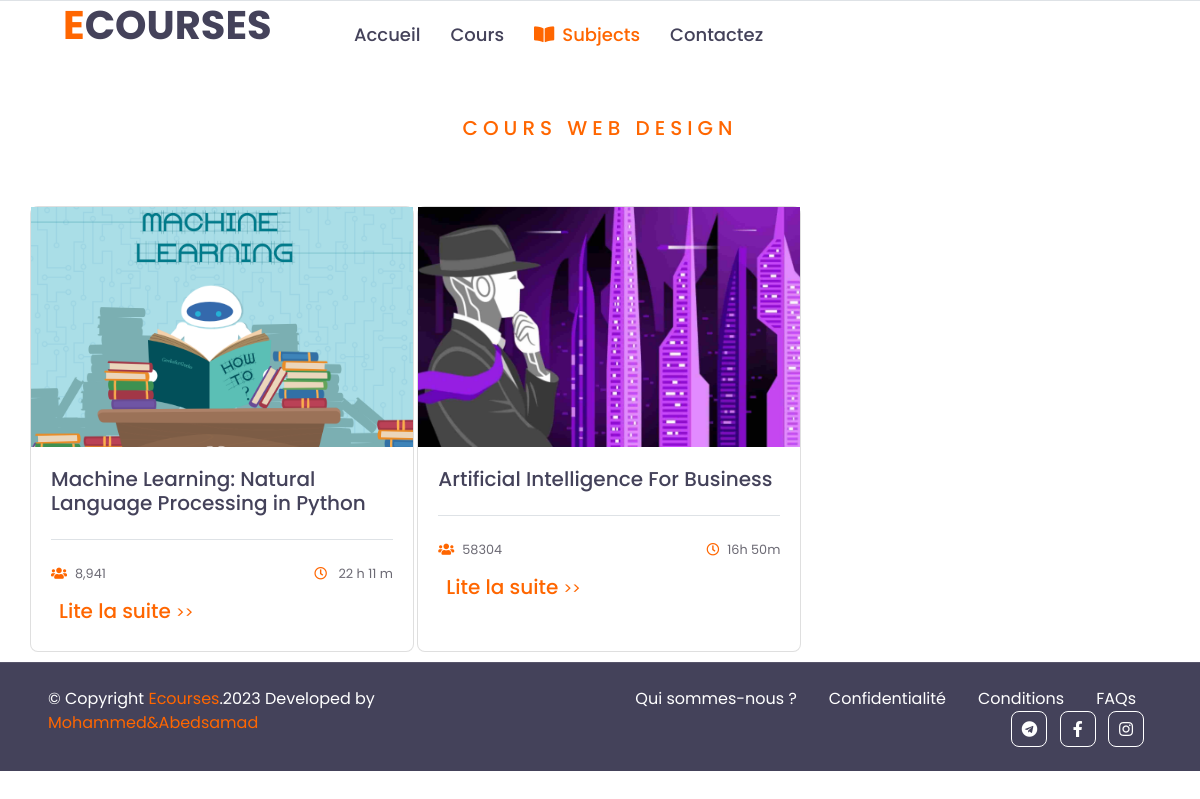
Screenshot of /ai.php with the database file from the repository.
### tables this page shows
CREATE TABLE `courses` (
  `id` int(11) NOT NULL,
  `title` varchar(100) DEFAULT NULL,
  `cat` varchar(110) NOT NULL,
  `image` varchar(50) NOT NULL,
  `time` varchar(100) DEFAULT NULL,
  `date` varchar(100) DEFAULT NULL,
  `description` longtext DEFAULT NULL,
  `publisher` varchar(200) DEFAULT NULL,
  `url` varchar(500) DEFAULT NULL,
  `statics` varchar(500) DEFAULT NULL,
  `bref` varchar(4000) NOT NULL,
  `Prerequis` longtext NOT NULL,
  `qui` varchar(4000) NOT NULL,
  `srcvedio` varchar(5000) NOT NULL
);

### ai.php (the view, shortened to what this page needs)
<!DOCTYPE html>
<html lang="en">
<head>
    <link href="https://cdnjs.cloudflare.com/ajax/libs/font-awesome/5.10.0/css/all.min.css" rel="stylesheet">
    <link href="assest/lib/owlcarousel/assets/owl.carousel.min.css" rel="stylesheet">
    <link href="assest/css/style.css" rel="stylesheet">
</head>
<body>
 <div class="container-fluid">
        <div class="row border-top px-xl-5">
            <div class="col-lg-3 d-none d-lg-block">
             <a href="homelog.php" class="text-decoration-none">
                    <h1 class="m-0"><span class="text-primary">E</span>COURSES</h1>
                </a>
            </div>
            <div class="col-lg-9">
                <nav class="navbar navbar-expand-lg bg-light navbar-light py-3 py-lg-0 px-0">
                    <div class="collapse navbar-collapse justify-content-between" id="navbarCollapse">
                        <div class="navbar-nav py-0">
                        <a href="homelog.php" class="nav-item nav-link ">Accueil</a>
                            <a href="course.php" class="nav-item nav-link ">Cours</a>
                            <div class="collapse navbar-collapse" id="navbarScroll">
                            <ul class="navbar-nav me-auto my-2 my-lg-0 navbar-nav-scroll" style="--bs-scroll-height: 100px;">
                                <li class="nav-item dropdown ">
                                <a href="#" class="nav-link active " data-toggle="dropdown">
                                             <i class="fa fa-book-open mr-2"></i>Subjects
                                    </a>
                                </li>
                            </ul>
                        </div>
                                <a href="contact.php" class="nav-link nav-link">Contactez</a>
                        </div>
</div>
                    </div>
            </div>
        </div>
    <div class="container mx-auto  ">
            <div class="text-center mb-5">
                <h5 class="text-primary text-uppercase m-5" style="letter-spacing: 5px;"> Cours Web Design</h5>
            </div>
            <?php
            $con = conect();
            $sql = 'SELECT * FROM courses  WHERE cat = "ai" ';
            $tab = $con->query($sql)->fetchAll(PDO::FETCH_ASSOC);
            foreach ($tab  as $row) {
            ?>
                <form action="" method="post" style="display:grid;
                                grid-row:1 ;
                                grid-template-columns: repeat(auto-fill,minmax(330px, 1fr));
                                gap:52px;
                                margin-bottom:10px;">
                    <div class="card  rounded  row gy-2" class="col-md-4" style="width: 24rem; margin-top:18px; ">
                        <a href="../details.php?id=<?= $row['id'] ?>" onclick="document.getElementById('id01').style.display='block'"> <img class=" img-fluid" style="width: 100%; height: 20vw; object-fit: cover;" src="image/<?= $row['image'] ?>" alt="" style=""> </a>
                        <div class="card-body">
                                <a href="details.php?id=<?= $row['id'] ?>">
                                    <h5 class="card-text fs-7 text-dark mb-2 "><?= $row['title'] ?></h5>
                                </a>
                                <div class="border-top mt-4 pt-4">
                                <div class="d-flex justify-content-between mb-3">
                                <small class="m-0"><i class="fa fa-users text-primary mr-2"></i><?= $row['statics'] ?></small>
                                <small class="m-0"><i class="far fa-clock text-primary mr-2"></i><?= $row['time'] ?></small>
                            </div>
                            </div>
                                <h5 class=" m-2 "><a href="../details.php?id=<?= $row['id'] ?>" > Lite la suite <small>>></small></a></h5>
                        </div>
                    </div>
                <?php
            }
                ?>
                </form>
        </div>
     <div class="container-fluid bg-dark text-white border-top py-4 px-sm-3 px-md-5" style="border-color: rgba(256, 256, 256, .1) !important;">
        <div class="row">
            <div class="col-lg-6 text-center text-md-left mb-3 mb-md-0">
                <p class="m-0 text-white">&copy; Copyright  <a href="#"> Ecourses</a>.2023 Developed by <span  class="text-primary">Mohammed&Abedsamad</span></a></a>
                </p>
            </div>
            <div class="col-lg-6 text-center text-md-right">
                <ul class="nav d-inline-flex">
                    <li class="nav-item">
                        <a class="nav-link text-white py-0" href="./about.php">Qui sommes-nous ?</a>
                    </li>
                    <li class="nav-item">
                        <a class="nav-link text-white py-0" href="#">Confidentialité</a>
                    </li>
                    <li class="nav-item">
                        <a class="nav-link text-white py-0" href="#">Conditions</a>
                    </li>
                    <li class="nav-item">
                        <a class="nav-link text-white py-0" href="#">FAQs</a>
                    </li>
                </ul>
                            <a class="btn btn-outline-light btn-square mr-2" href="#"><i class="fab fa-telegram"></i></a>
                            <a class="btn btn-outline-light btn-square mr-2" href="#"><i class="fab fa-facebook-f"></i></a>
                            <a class="btn btn-outline-light btn-square mr-2" href="#"><i class="fab fa-instagram"></i></a>
            </div>
        </div>
    </div>
</body>
</html>

### rows the page displays
courses: image (picture), title "Machine Learning: Natural Language Processing in Python", statics "8,941", time "22 h 11 m"
courses: image (picture), title "Artificial Intelligence For Business", statics "58304", time "16h 50m"
